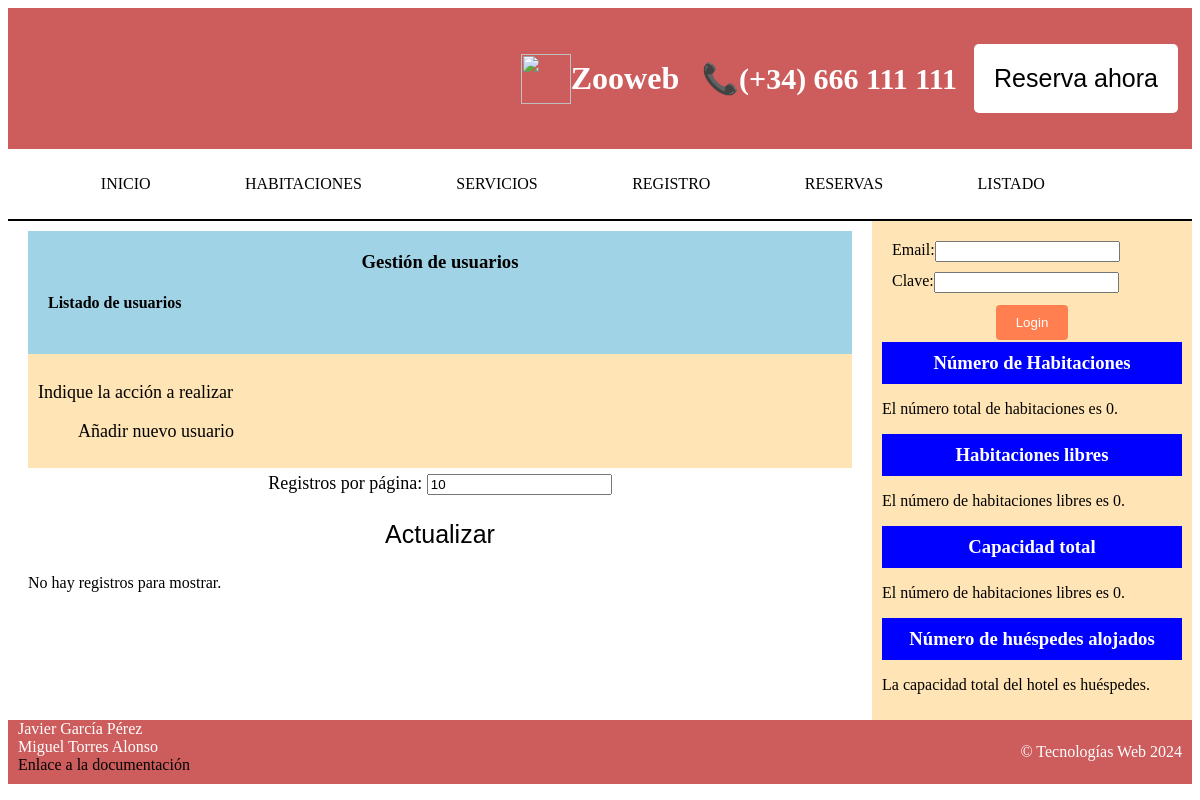
The app's page /listado.php?pagina=2, older data.
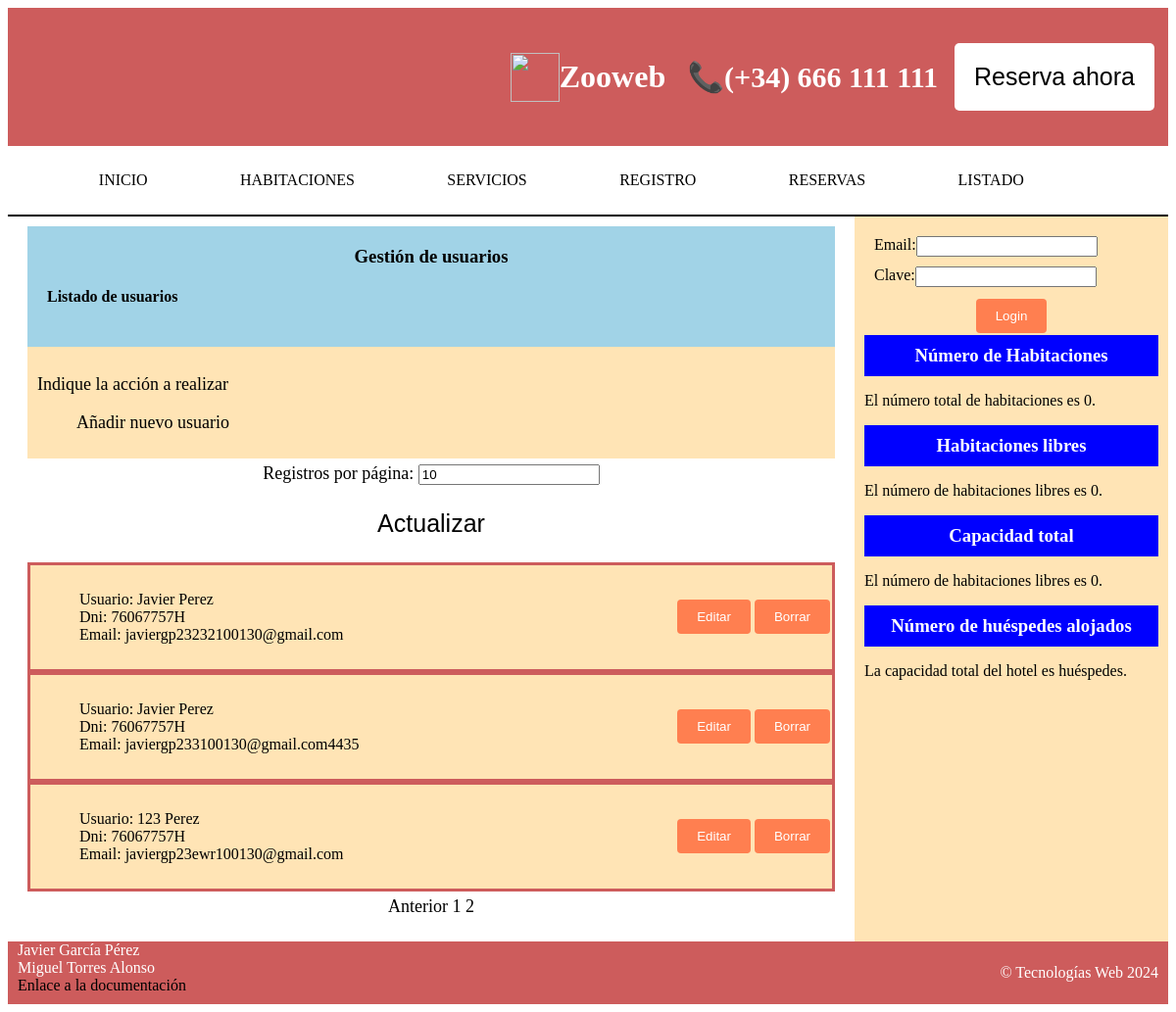
The same page, newer data.
### tables this page shows
CREATE TABLE `usuarios` (
  `nombre` varchar(255) DEFAULT NULL,
  `apellidos` varchar(255) DEFAULT NULL,
  `dni` varchar(9) DEFAULT NULL,
  `email` varchar(255) NOT NULL,
  `clave` varchar(255) DEFAULT NULL,
  `tarjeta` varchar(16) NOT NULL,
  `rol` varchar(15) NOT NULL
);

### listado.php (the view, shortened to what this page needs)
<!DOCTYPE html>
<html>
<?php
include ("partials/head-html.php");
?>
<body>
    <?php include ("partials/db_connection.php"); ?>
    <?php include ("partials/header-nav.php"); ?>
    <div class="contenedor">
        <main>
            <div class='listado'>
                <h3>Gestión de usuarios</h3>
                <h4>Listado de usuarios</h4>
            </div>
            <div class='accion-a-realizar'>
                <p>Indique la acción a realizar</p>
                <ul>
                    <li><a href="registro.php">Añadir nuevo usuario</a></li>
                </ul>
            </div>
            <?php
            $registros_pag = isset($_SESSION['registros_pag']) ? $_SESSION['registros_pag'] : 10;
            $total_registros_query = mysqli_query($db, 'SELECT COUNT(*) as total FROM usuarios');
            $total_registros = mysqli_fetch_assoc($total_registros_query)['total'];
            $total_paginas = ceil($total_registros / $registros_pag);
            $pagina_actual = isset($_GET['pagina']) ? $_GET['pagina'] : 1;
            $indice_inicial = ($pagina_actual - 1) * $registros_pag;
            ?>
            <form method="POST" action="" class="registros_pag">
                <label class="">Registros por página:</label>
                <input class="" type="number" id="registros_pag" name="registros_pag"
                    value="<?php echo $registros_pag; ?>">
                <input id="enviar" type="submit" value="Actualizar">
            </form>
            <?php
            $resultado = mysqli_query($db, "SELECT * FROM usuarios LIMIT $indice_inicial, $registros_pag");
            if ($resultado && mysqli_num_rows($resultado) > 0) {
                while ($fila = mysqli_fetch_assoc($resultado)) { ?>
                    <div class="datos-total">
                        <div class="datos-cada-usuario">
                            <?php
                            echo '<ul>';
                            echo '<li>Usuario: ' . $fila['nombre'] . " " . $fila['apellidos'] . '</li>';
                            echo '<li>Dni: ' . $fila['dni'] . '</li>';
                            echo '<li>Email: ' . $fila['email'] . '</li>';
                            echo '</ul>'; ?>
                        </div>
                        <div class="editar-usuario">
                            <form method="GET" action="editar-perfil.php">
                                <input type="submit" value="Editar">
                            </form>
                        </div>
                        <div class="editar-usuario">
                            <form method="GET" action="borrar-perfil.php">
                                <input type="submit" value="Borrar">
                            </form>
                        </div>
                    </div>
                <?php }
            } else {
                echo 'No hay registros para mostrar.';
            }
            ?>
            <div class="paginacion">
                <?php if ($total_paginas > 1): ?>
                    <?php if ($pagina_actual > 1): ?>
                        <a href="?pagina=<?php echo ($pagina_actual - 1); ?>">Anterior</a>
                    <?php endif; ?>
                    <?php for ($i = 1; $i <= $total_paginas; $i++): ?>
                        <a href="?pagina=<?php echo $i; ?>" <?php echo ($pagina_actual == $i) ? 'class="active"' : ''; ?>><?php echo $i; ?></a>
                    <?php endfor; ?>
                <?php endif; ?>
            </div>
        </main>
        <?php
    include ("partials/side-menu.php");
    ?>
  <?php include ("partials/footer.php"); ?>
</body>
</html>

Row changes from the older to the newer data that the page shows:
added usuarios: nombre "Javier", apellidos "Perez", dni "76067757H", email "javiergp23232100130@gmail.com"
now on this page (row unchanged): usuarios: nombre "Javier", apellidos "Perez", dni "76067757H", email "javiergp233100130@gmail.com4435"
now on this page (row unchanged): usuarios: nombre "123", apellidos "Perez", dni "76067757H", email "javiergp23ewr100130@gmail.com"
Text that changed along with them:
text no longer shown: "No hay registros para mostrar."
text now shown: "Anterior"
new list line: "1"
new list line: "2"
